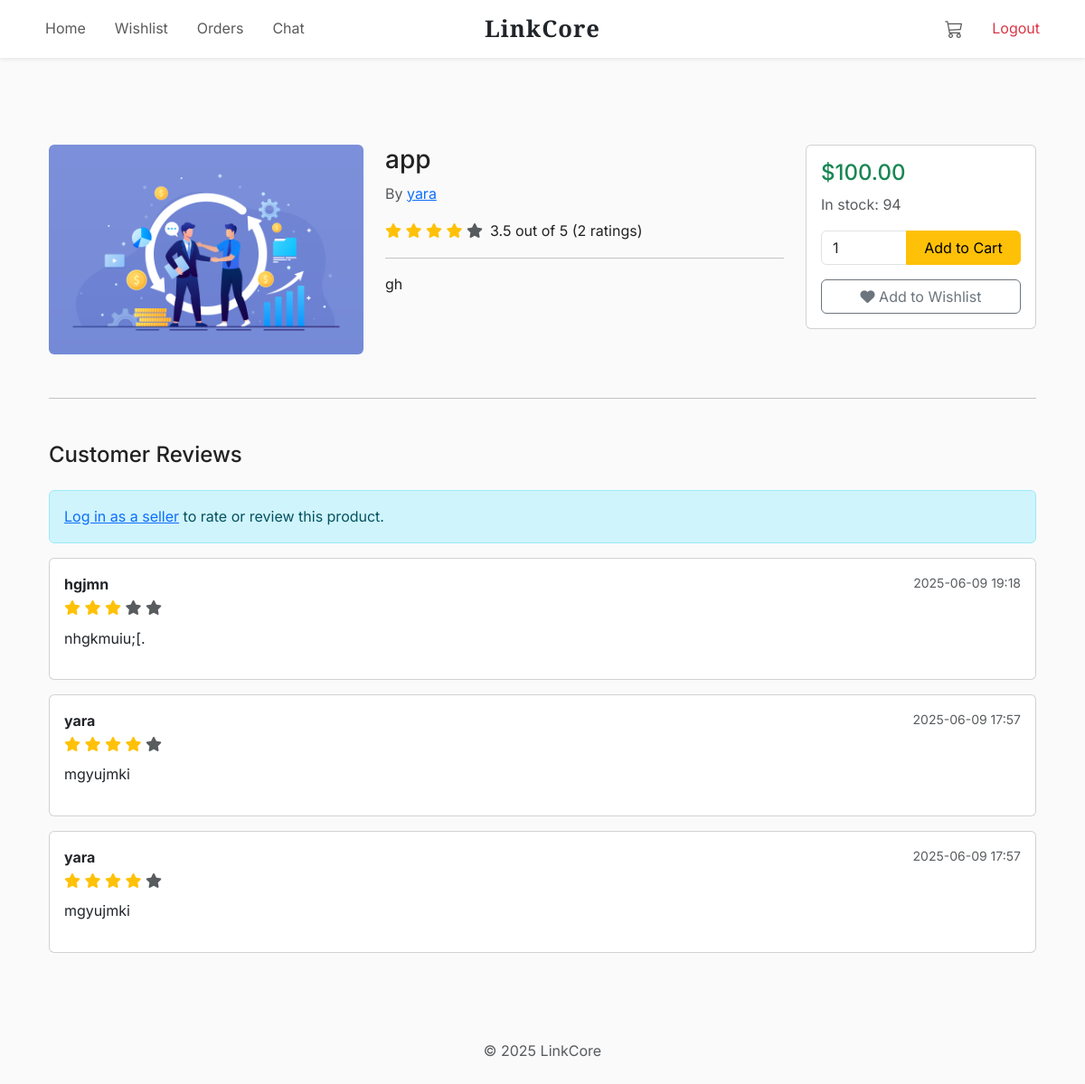
Page /product/1 on the committed database.
### models.py (models this page shows)
class Product(db.Model):
    __tablename__ = 'products'
    id = db.Column(db.Integer, primary_key=True)
    factory_id = db.Column(db.Integer, db.ForeignKey('factories.id'), nullable=False)
    name = db.Column(db.String(120), nullable=False)
    description = db.Column(db.Text)
    image_url = db.Column(db.String(255))
    quantity = db.Column(db.Integer, default=0)
    price = db.Column(db.Float, nullable=False)
    created_at = db.Column(db.DateTime, default=datetime.utcnow)
    ratings = db.relationship('Rating', backref='product')
    comments = db.relationship('Comment', backref='product')
    wishlist_items = db.relationship('Wishlist', backref='product')
    cart_items = db.relationship('CartItem', backref='product')

class Factory(db.Model):
    __tablename__ = 'factories'
    id = db.Column(db.Integer, primary_key=True)
    user_id = db.Column(db.Integer, db.ForeignKey('users.id'), nullable=False, unique=True)
    name = db.Column(db.String(100), nullable=False)
    location = db.Column(db.String(100), nullable=False)
    category_id = db.Column(db.Integer, db.ForeignKey('categories.id'), nullable=False)
    description = db.Column(db.Text)
    contact_info = db.Column(db.String(200))
    user = db.relationship('User', backref='factory_account', foreign_keys=[user_id])
    orders = db.relationship('Order', backref='factory', foreign_keys='Order.factory_id')
    products = db.relationship('Product', backref='factory', cascade="all, delete-orphan")

class Comment(db.Model):
    __tablename__ = 'comments'
    id = db.Column(db.Integer, primary_key=True)
    product_id = db.Column(db.Integer, db.ForeignKey('products.id'), nullable=False)
    user_id = db.Column(db.Integer, db.ForeignKey('users.id'), nullable=False)
    content = db.Column(db.Text, nullable=False)
    created_at = db.Column(db.DateTime, nullable=False, default=datetime.utcnow)

class User(db.Model):
    __tablename__ = 'users'
    id = db.Column(db.Integer, primary_key=True)
    name = db.Column(db.String(100), nullable=False)
    email = db.Column(db.String(120), unique=True, nullable=False)
    password = db.Column(db.String(200), nullable=False)
    role = db.Column(db.String(20), nullable=False)  # 'factory' or 'seller'
    created_at = db.Column(db.DateTime, default=datetime.utcnow)
    factory = db.relationship('Factory', backref='factory_user', uselist=False, foreign_keys='Factory.user_id')
    orders = db.relationship('Order', backref='seller', foreign_keys='Order.seller_id')
    chats_started = db.relationship('Chat', backref='chat_user1', foreign_keys='Chat.user1_id')
    chats_received = db.relationship('Chat', backref='chat_user2', foreign_keys='Chat.user2_id')
    messages_sent = db.relationship('Message', backref='message_sender', foreign_keys='Message.sender_id')
    ratings = db.relationship('Rating', backref='user')
    comments = db.relationship('Comment', backref='user')
    wishlist = db.relationship('Wishlist', backref='user')
    cart = db.relationship('Cart', backref='user', uselist=False, cascade="all, delete-orphan")

### routes/shop_routes.py (the view)
@shop_bp.route('/product/<int:product_id>', endpoint='product_details')
def product_details(product_id):
    product = Product.query.get_or_404(product_id)
    factory = product.factory
    avg_rating = db.session.query(db.func.avg(Rating.rating)).filter_by(product_id=product_id).scalar() or 0
    ratings_count = Rating.query.filter_by(product_id=product_id).count()
    comments = Comment.query.filter_by(product_id=product_id).order_by(Comment.created_at.desc()).all()
    user = User.query.get(session.get('user_id')) if 'user_id' in session else None
    user_rating = Rating.query.filter_by(product_id=product_id, user_id=user.id).first() if user else None
    is_wishlisted = Wishlist.query.filter_by(product_id=product_id, user_id=user.id).first() if user else False
    cart = Cart.query.filter_by(user_id=user.id).first() if user else None
    cart_quantity = sum(item.quantity for item in cart.items) if cart and hasattr(cart, 'items') and cart.items is not None else 0
    comment_ratings = {}
    if comments:
        ratings = Rating.query.filter(
            Rating.user_id.in_([c.user_id for c in comments]),
            Rating.product_id == product_id
        ).all()
        comment_ratings = {r.user_id: r.rating for r in ratings}
    now = datetime.utcnow
    logger.debug(f"Rendering product_details with now: {now}, cart_quantity: {cart_quantity}")
    return render_template(
        'shop/product_details.html',
        product=product,
        factory=factory,
        avg_rating=avg_rating,
        ratings_count=ratings_count,
        comments=comments,
        comment_ratings=comment_ratings,
        user=user,
        user_rating=user_rating,
        is_wishlisted=is_wishlisted,
        cart_quantity=cart_quantity,
        now=now
    )

### templates/shop/product_details.html (shortened to what this page needs)
{% extends 'customer_base.html' %}
{% block content %}
<div class="container mt-5 mb-5" id="product-container" data-product-id="{{ product.id }}">
    <div class="row">
        <div class="col-md-4">
            <img src="{{ url_for('static', filename=product.image_url) if product.image_url else 'https://via.placeholder.com/300' }}"
                 alt="{{ product.name }}"
                 class="img-fluid rounded"
                 style="max-height: 300px; object-fit: contain;">
        </div>
        <div class="col-md-5">
            <h1 class="h3">{{ product.name }}</h1>
            <p class="text-muted">By <a href="#">{{ factory.name }}</a></p>
            <div class="d-flex align-items-center mb-2">
                <div class="star-rating">
                    {% for i in range(1, 6) %}
                        <i class="fas fa-star {{ 'text-warning' if i <= avg_rating|round else 'text-muted' }}"></i>
                    {% endfor %}
                </div>
                <span class="ms-2">{{ avg_rating|round(1) }} out of 5 ({{ ratings_count }} ratings)</span>
            </div>
            <hr>
            <p>{{ product.description or 'No description available.' }}</p>
        </div>
        <div class="col-md-3">
            <div class="card p-3">
                <h4 class="text-success">${{ '%.2f'|format(product.price) }}</h4>
                <p class="text-muted">In stock: {{ product.quantity }}</p>
                <form action="{{ url_for('shop.add_to_cart', product_id=product.id) }}" method="POST" class="mb-2">
                    <div class="input-group mb-2">
                        <input type="number" name="quantity" value="1" min="1" max="{{ product.quantity }}"
                               class="form-control" style="width: 80px;">
                        <button type="submit" class="btn btn-warning flex-grow-1">Add to Cart</button>
                    </div>
                </form>
                <form action="{{ url_for('shop.add_to_wishlist', product_id=product.id) }}" method="POST">
                    <button type="submit" class="btn btn-outline-secondary w-100">
                        <i class="fas fa-heart"></i> {{ 'Remove from Wishlist' if is_wishlisted else 'Add to Wishlist' }}
                    </button>
                </form>
            </div>
        </div>
    </div>
    <hr class="my-5">
    <h4 class="mb-4">Customer Reviews</h4>
    {% if user and user.role == 'seller' %}
        {% if not user_rating %}
            <div class="card p-3 mb-4" id="review-form-container">
                <h5>Rate and review this product</h5>
                <form id="review-form">
                    <div class="star-rating mb-3" id="star-rating">
                        {% for i in range(1, 6) %}
                            <i class="fas fa-star fs-4 text-muted"
                               data-value="{{ i }}" style="cursor: pointer;"></i>
                        {% endfor %}
                    </div>
                    <input type="hidden" name="rating" id="rating-input" value="0">
                    <textarea name="content" class="form-control mb-2" rows="4"
                              placeholder="Your review (optional)"></textarea>
                    <button type="submit" class="btn btn-primary">Submit Review</button>
                </form>
            </div>
        {% else %}
            <div class="alert alert-info">
                You have already reviewed this product.
            </div>
        {% endif %}
    {% else %}
        <div class="alert alert-info">
            <a href="{{ url_for('auth.index') }}">Log in as a seller</a> to rate or review this product.
        </div>
    {% endif %}
    <div id="comments-section">
        {% if comments %}
            {% for comment in comments %}
                <div class="card mb-3">
                    <div class="card-body">
                        <div class="d-flex justify-content-between">
                            <div>
                                <strong>{{ comment.user.name }}</strong>
                                <div class="star-rating">
                                    {% set rating = comment_ratings.get(comment.user_id, 0) %}
                                    {% for i in range(1, 6) %}
                                        <i class="fas fa-star {{ 'text-warning' if i <= rating else 'text-muted' }}"></i>
                                    {% endfor %}
                                </div>
                            </div>
                            <small class="text-muted">{{ comment.created_at.strftime('%Y-%m-%d %H:%M') }}</small>
                        </div>
                        <p class="mt-2">{{ comment.content }}</p>
                    </div>
                </div>
            {% endfor %}
        {% else %}
            <p class="text-muted">No reviews yet. Be the first to review!</p>
        {% endif %}
    </div>
</div>
<link rel="stylesheet" href="https://cdnjs.cloudflare.com/ajax/libs/font-awesome/6.4.2/css/all.min.css">
{% endblock %}

### templates/customer_base.html (style rules this page uses)
body, .seller-page { font-family: 'Inter', sans-serif; font-size: 16px; line-height: 1.6; color: #222; background-color: #fafafa; }

### rows in the picture
Product: image_url (picture), name "app", description "gh", price "100.00", quantity "94"
Factory: name "yara"
Comment: user.name "hgjmn", created_at "2025-06-09 19:18", content "nhgkmuiu;[."
Comment: user.name "yara", created_at "2025-06-09 17:57", content "mgyujmki"
Comment: user.name "yara", created_at "2025-06-09 17:57", content "mgyujmki"

### other values in the picture
{{ avg_rating|round(1) }} "3.5"
{{ ratings_count }} "2"
{{ 'Remove from Wishlist' if is_wishlisted else 'Add to Wishlist' }} "Add to Wishlist"
